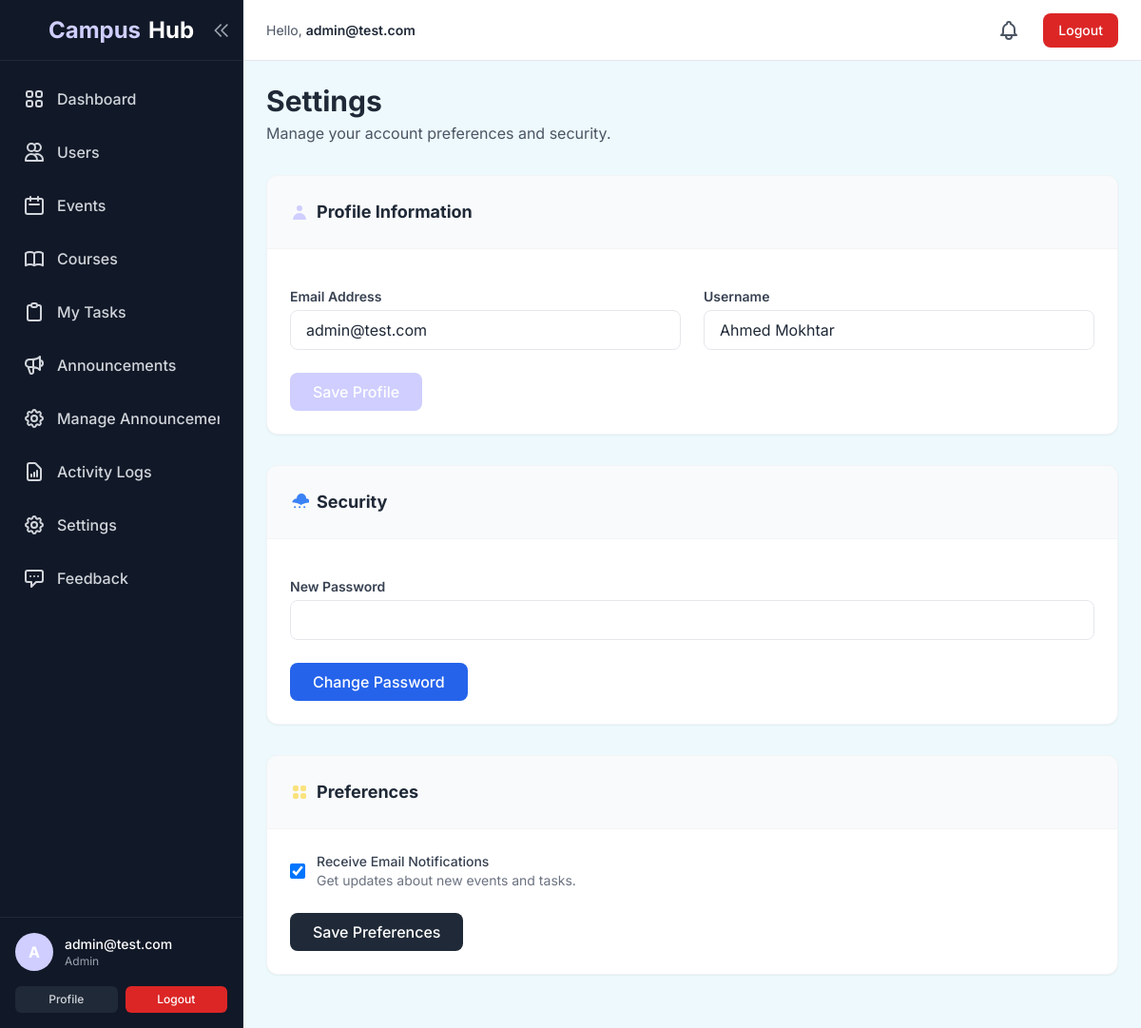
The page /user/settings (signed in) on the database its author committed.
### CampusHub/models/user_model.py (models this page shows, shortened)
class User(UserMixin, db.Model):
    __tablename__ = 'users'
    id = db.Column(db.Integer, primary_key=True)
    email = db.Column(db.String(120), index=True, unique=True, nullable=False)
    username = db.Column(db.String(80), nullable=True)
    password_hash = db.Column(db.String(128))
    role = db.Column(db.String(20), default='student') # student, teacher, admin
    is_active = db.Column(db.Boolean, default=True)
    receive_email_notifications = db.Column(db.Boolean, default=True)
    tasks = db.relationship('Task', backref='user', lazy=True)

### CampusHub/controllers/user_controller.py (the view, shortened to what this page needs)
@user_bp.route('/settings', methods=['GET', 'POST'])
@login_required
def settings():
    return render_template('user/settings.html', user=current_user)

### CampusHub/templates/user/settings.html (shortened to what this page needs)
{% extends "layout.html" %}
{% block content %}
<div class="max-w-4xl mx-auto">
    <div class="mb-8">
        <h1 class="text-3xl font-bold text-gray-800">Settings</h1>
        <p class="text-gray-600 mt-1">Manage your account preferences and security.</p>
    </div>
    <div class="bg-white rounded-xl shadow-sm border border-gray-100 overflow-hidden mb-8">
        <div class="p-6 border-b border-gray-100 bg-gray-50">
            <h2 class="text-lg font-bold text-gray-800 flex items-center gap-2">
                <svg xmlns="http://www.w3.org/2000/svg" class="h-5 w-5 text-lamaPurple" viewBox="0 0 20 20"
                    fill="currentColor">
                    <path fill-rule="evenodd" d="M10 9a3 3 0 100-6 3 3 0 000 6zm-7 9a7 7 0 1114 0H3z"
                        clip-rule="evenodd" />
                </svg>
                Profile Information
            </h2>
        </div>
        <form action="{{ url_for('user.settings') }}" method="POST" class="p-6 space-y-4">
            <div class="grid grid-cols-1 md:grid-cols-2 gap-6">
                <div>
                    <label class="block text-sm font-semibold text-gray-700 mb-1">Email Address</label>
                    <input type="email" name="email" value="{{ user.email }}" required
                        class="w-full px-4 py-2 border border-gray-200 rounded-lg focus:outline-none focus:ring-2 focus:ring-lamaPurple/50">
                </div>
                <div>
                    <label class="block text-sm font-semibold text-gray-700 mb-1">Username</label>
                    <input type="text" name="username" value="{{ user.username or '' }}"
                        class="w-full px-4 py-2 border border-gray-200 rounded-lg focus:outline-none focus:ring-2 focus:ring-lamaPurple/50">
                </div>
            </div>
            <div class="pt-2">
                <button type="submit"
                    class="px-6 py-2 bg-lamaPurple text-white rounded-lg hover:bg-indigo-600 font-medium transition-colors">
                    Save Profile
                </button>
            </div>
        </form>
    </div>
    <div class="bg-white rounded-xl shadow-sm border border-gray-100 overflow-hidden mb-8">
        <div class="p-6 border-b border-gray-100 bg-gray-50">
            <h2 class="text-lg font-bold text-gray-800 flex items-center gap-2">
                Security
            </h2>
        </div>
        <form action="{{ url_for('user.settings') }}" method="POST" class="p-6 space-y-4">
            <div>
                <label class="block text-sm font-semibold text-gray-700 mb-1">New Password</label>
                <input type="password" name="password" required
                    class="w-full px-4 py-2 border border-gray-200 rounded-lg focus:outline-none focus:ring-2 focus:ring-blue-500/50">
            </div>
            <div class="pt-2">
                <button type="submit"
                    class="px-6 py-2 bg-blue-600 text-white rounded-lg hover:bg-blue-700 font-medium transition-colors">
                    Change Password
                </button>
            </div>
        </form>
    </div>
    <div class="bg-white rounded-xl shadow-sm border border-gray-100 overflow-hidden mb-8">
        <div class="p-6 border-b border-gray-100 bg-gray-50">
            <h2 class="text-lg font-bold text-gray-800 flex items-center gap-2">
                Preferences
            </h2>
        </div>
        <form action="{{ url_for('user.settings') }}" method="POST" class="p-6">
            <div class="flex items-center gap-3">
                <div class="flex items-center h-5">
                    <input id="email_notifs" name="receive_email_notifications" type="checkbox" value="true" {% if
                        user.receive_email_notifications %}checked{% endif %}
                        class="w-4 h-4 text-lamaYellow border-gray-300 rounded focus:ring-lamaYellow">
                </div>
                <div class="text-sm">
                    <label for="email_notifs" class="font-medium text-gray-700">Receive Email Notifications</label>
                    <p class="text-gray-500">Get updates about new events and tasks.</p>
                </div>
            </div>
            <div class="pt-6">
                <button type="submit"
                    class="px-6 py-2 bg-gray-800 text-white rounded-lg hover:bg-gray-900 font-medium transition-colors">
                    Save Preferences
                </button>
            </div>
        </form>
    </div>
</div>
{% endblock %}

### CampusHub/templates/layout.html (shortened to what this page needs)
<!DOCTYPE html>
<html lang="en">
<head>
    <script src="https://cdn.tailwindcss.com"></script>
</head>
<body class="bg-gray-100 text-gray-800">
    <div class="flex h-screen overflow-hidden">
        {% if current_user.is_authenticated %}
        <aside id="sidebar"
            class="sidebar-expanded bg-gray-900 border-r border-gray-800 hidden md:flex flex-col text-white transition-all duration-300 relative z-20">
            <div class="h-16 flex items-center justify-center border-b border-gray-800 overflow-hidden relative">
                <a href="{{ url_for('user.dashboard') }}"
                    class="logo-text text-2xl font-bold text-white flex items-center gap-2 hover:text-lamaSky transition-colors duration-300 whitespace-nowrap">
                    <span class="text-lamaPurple">Campus</span>Hub
                </a>
                <button onclick="toggleSidebar()"
                    class="absolute right-2 top-1/2 transform -translate-y-1/2 p-1 rounded-md text-gray-400 hover:bg-gray-800 hover:text-white transition-colors">
                    <svg id="collapseIcon" xmlns="http://www.w3.org/2000/svg"
                        class="h-5 w-5 transition-transform duration-300" fill="none" viewBox="0 0 24 24"
                        stroke="currentColor">
                        <path stroke-linecap="round" stroke-linejoin="round" stroke-width="2"
                            d="M11 19l-7-7 7-7m8 14l-7-7 7-7" />
                    </svg>
                </button>
            </div>
            <nav class="flex-1 overflow-y-auto py-4 custom-scrollbar overflow-x-hidden">
                <ul class="space-y-2 px-3">
                    <li>
                        <a href="{{ url_for('user.dashboard') }}"
                            class="flex items-center px-3 py-3 text-gray-300 hover:bg-gray-800 hover:text-lamaSky rounded-xl transition-all duration-300 group"
                            title="Dashboard">
                            <span
                                class="sidebar-label font-medium ml-3 whitespace-nowrap overflow-hidden">Dashboard</span>
                        </a>
                    </li>
                    {% if current_user.role == 'admin' %}
                    <li>
                        <a href="{{ url_for('admin.users_list') }}"
                            class="flex items-center px-3 py-3 text-gray-300 hover:bg-gray-800 hover:text-lamaPurple rounded-xl transition-all duration-300 group"
                            title="Users">
                            <svg xmlns="http://www.w3.org/2000/svg" class="h-6 w-6 flex-shrink-0" fill="none"
                                viewBox="0 0 24 24" stroke="currentColor">
                                <path stroke-linecap="round" stroke-linejoin="round" stroke-width="2"
                                    d="M12 4.354a4 4 0 110 5.292M15 21H3v-1a6 6 0 0112 0v1zm0 0h6v-1a6 6 0 00-9-5.197M13 7a4 4 0 11-8 0 4 4 0 018 0z" />
                            </svg>
                            <span class="sidebar-label font-medium ml-3 whitespace-nowrap overflow-hidden">Users</span>
                        </a>
                    </li>
                    {% endif %}
                    <li>
                        <a href="{{ url_for('event.list_events') }}"
                            class="flex items-center px-3 py-3 text-gray-300 hover:bg-gray-800 hover:text-lamaYellow rounded-xl transition-all duration-300 group"
                            title="Events">
                            <svg xmlns="http://www.w3.org/2000/svg" class="h-6 w-6 flex-shrink-0" fill="none"
                                viewBox="0 0 24 24" stroke="currentColor">
                                <path stroke-linecap="round" stroke-linejoin="round" stroke-width="2"
                                    d="M8 7V3m8 4V3m-9 8h10M5 21h14a2 2 0 002-2V7a2 2 0 00-2-2H5a2 2 0 00-2 2v12a2 2 0 002 2z" />
                            </svg>
                            <span class="sidebar-label font-medium ml-3 whitespace-nowrap overflow-hidden">Events</span>
                        </a>
                    </li>
                    <li>
                        <a href="{{ url_for('course.index') }}"
                            class="flex items-center px-3 py-3 text-gray-300 hover:bg-gray-800 hover:text-blue-400 rounded-xl transition-all duration-300 group"
                            title="Courses">
                            <span
                                class="sidebar-label font-medium ml-3 whitespace-nowrap overflow-hidden">Courses</span>
                        </a>
                    </li>
                    <li>
                        <a href="{{ url_for('task.list_tasks') }}"
                            class="flex items-center px-3 py-3 text-gray-300 hover:bg-gray-800 hover:text-pink-400 rounded-xl transition-all duration-300 group"
                            title="My Tasks">
                            <span class="sidebar-label font-medium ml-3 whitespace-nowrap overflow-hidden">My
                                Tasks</span>
                        </a>
                    </li>
                    <li>
                        <a href="{{ url_for('announcement.list_announcements') }}"
                            class="flex items-center px-3 py-3 text-gray-300 hover:bg-gray-800 hover:text-green-400 rounded-xl transition-all duration-300 group"
                            title="Announcements">
                            <span
                                class="sidebar-label font-medium ml-3 whitespace-nowrap overflow-hidden">Announcements</span>
                        </a>
                    </li>
                    {% if current_user.role == 'admin' %}
                    <li>
                        <a href="{{ url_for('announcement.admin_list') }}"
                            class="flex items-center px-3 py-3 text-gray-300 hover:bg-gray-800 hover:text-lamaPurple rounded-xl transition-all duration-300 group"
                            title="Manage Announcements">
                            <span class="sidebar-label font-medium ml-3 whitespace-nowrap overflow-hidden">Manage
                                Announcements</span>
                        </a>
                    </li>
                    <li>
                        <a href="{{ url_for('admin.logs') }}"
                            class="flex items-center px-3 py-3 text-gray-300 hover:bg-gray-800 hover:text-blue-400 rounded-xl transition-all duration-300 group"
                            title="Activity Logs">
                            <span class="sidebar-label font-medium ml-3 whitespace-nowrap overflow-hidden">Activity
                                Logs</span>
                        </a>
                    </li>
                    {% endif %}
                    <li>
                        <a href="{{ url_for('user.settings') }}"
                            class="flex items-center px-3 py-3 text-gray-300 hover:bg-gray-800 hover:text-lamaSky rounded-xl transition-all duration-300 group"
                            title="Settings">
                            <span
                                class="sidebar-label font-medium ml-3 whitespace-nowrap overflow-hidden">Settings</span>
                        </a>
                    </li>
                    <li>
                        <button onclick="document.getElementById('feedbackModal').classList.remove('hidden')"
                            class="w-full flex items-center px-3 py-3 text-gray-300 hover:bg-gray-800 hover:text-indigo-400 rounded-xl transition-all duration-300 group"
                            title="Send Feedback">
                            <svg xmlns="http://www.w3.org/2000/svg" class="h-6 w-6 flex-shrink-0" fill="none"
                                viewBox="0 0 24 24" stroke="currentColor">
                                <path stroke-linecap="round" stroke-linejoin="round" stroke-width="2"
                                    d="M8 10h.01M12 10h.01M16 10h.01M9 16H5a2 2 0 01-2-2V6a2 2 0 012-2h14a2 2 0 012 2v8a2 2 0 01-2 2h-5l-5 5v-5z" />
                            </svg>
                            <span
                                class="sidebar-label font-medium ml-3 whitespace-nowrap overflow-hidden">Feedback</span>
                        </button>
                    </li>
                </ul>
            </nav>
            <div class="p-4 border-t border-gray-800 overflow-hidden">
                <div class="flex items-center gap-3">
                    <div
                        class="flex-shrink-0 w-10 h-10 rounded-full bg-lamaPurple flex items-center justify-center text-white font-bold cursor-pointer hover:opacity-80 transition-opacity">
                        {{ current_user.email[0].upper() }}
                    </div>
                    <div class="flex-1 min-w-0 sidebar-label overflow-hidden">
                        <p class="text-sm font-medium text-white truncate">{{ current_user.email }}</p>
                        <p class="text-xs text-gray-400 truncate">{{ current_user.role.capitalize() }}</p>
                    </div>
                </div>
                <div class="mt-4 flex gap-2 sidebar-label overflow-hidden">
                    <a href="{{ url_for('user.profile') }}"
                        class="flex-1 text-center px-3 py-1.5 text-xs font-medium text-gray-300 bg-gray-800 rounded-md hover:bg-gray-700 transition-all duration-300">Profile</a>
                    <a href="{{ url_for('auth.logout') }}"
                        class="flex-1 text-center px-3 py-1.5 text-xs font-medium text-white bg-red-600 rounded-md hover:bg-red-700 transition-all duration-300">Logout</a>
                </div>
            </div>
        </aside>
        {% endif %}
        <div class="flex-1 flex flex-col overflow-hidden">
            {% if current_user.is_authenticated %}
            <header class="hidden md:flex h-16 bg-white border-b border-gray-200 items-center justify-between px-6">
                <div class="text-sm text-gray-600">
                    Hello, <span class="font-semibold text-gray-800">{{ current_user.email }}</span>
                </div>
                <div class="flex items-center gap-4">
                    <div class="relative">
                        <button onclick="toggleNotifications()"
                            class="relative p-2 text-gray-600 hover:text-gray-800 transition-colors duration-300">
                        </button>
                    </div>
                    <a href="{{ url_for('auth.logout') }}"
                        class="px-4 py-2 text-sm font-medium text-white bg-red-600 rounded-lg hover:bg-red-700 transition-all duration-300">
                        Logout
                    </a>
                </div>
            </header>
            {% endif %}
            <main class="flex-1 overflow-x-hidden overflow-y-auto bg-lamaSkyLight p-6">
                {% block content %}{% endblock %}
            </main>
        </div>
    </div>
</body>
</html>

### rows shown on the page
User: email "A", email "admin@test.com", role "Admin", username "Ahmed Mokhtar", receive_email_notifications "☑"
